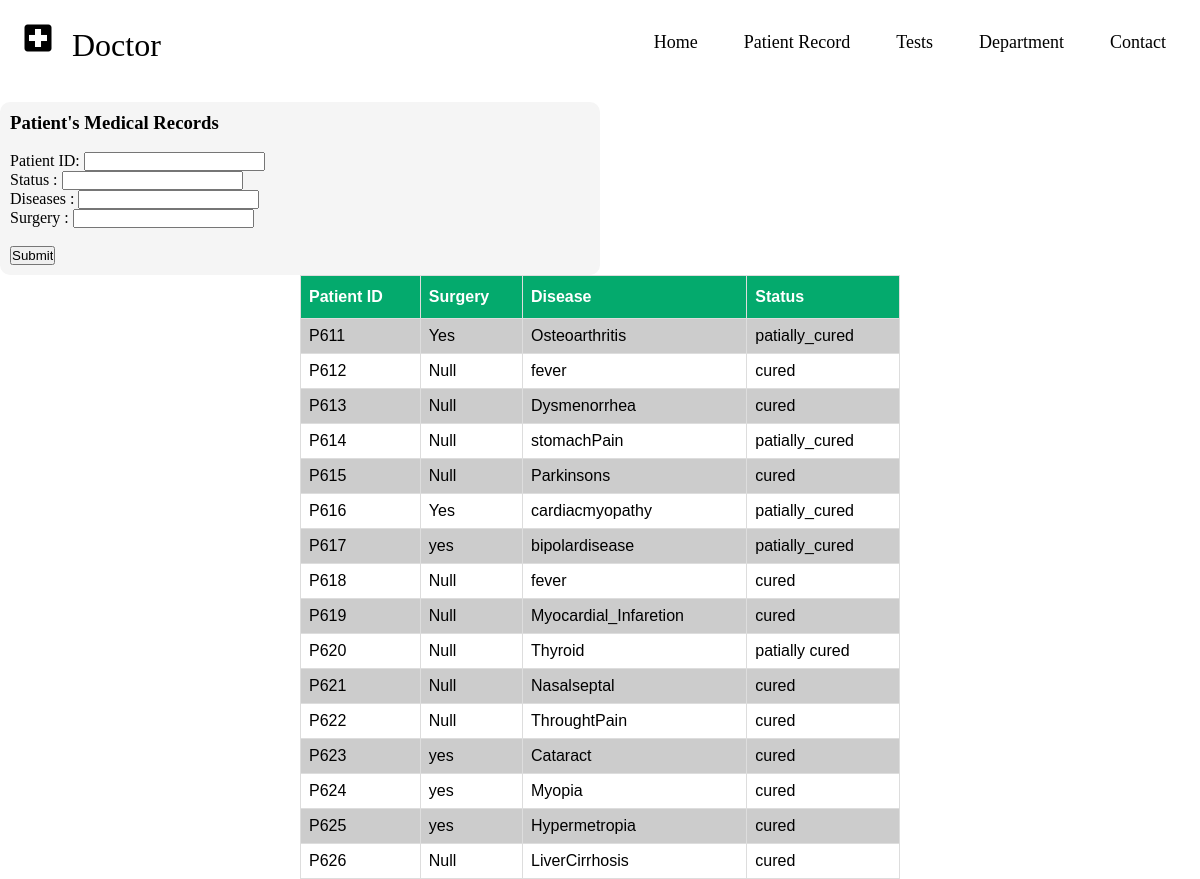
The page /PMS/doctor/doctor_medical_rec.php on the database its author committed.
### tables this page shows
CREATE TABLE `medical_history` (
  `P_ID` varchar(6) NOT NULL,
  `Surgery` varchar(5) DEFAULT NULL,
  `Disease` varchar(25) NOT NULL,
  `Status` varchar(15) NOT NULL
);

### PMS/doctor/doctor_medical_rec.php (the view, shortened to what this page needs)
<?php
  include 'doctor_config.php';
?>
<!DOCTYPE html>
<html lang="en">
 <head>
   <link rel="stylesheet" href="doctor.css" />
 </head>
 <body style="background-image: url('3.gif'); background-size: cover">
   <nav class="navbar">
     <div class="logo"><i class="material-icons" style="font-size:36px;">local_hospital</i>&nbsp;  Doctor</div>
     <ul class="nav-links">
       <div class="menu">
         <li><a href="../index.php">Home</a></li>
         <li><a href="doctor_medical_rec.php">Patient Record</a></li>
         <li><a href="doctor_test.php">Tests</a></li>
         <li class="services">
            <a href="doctor_d_dept.php">Department</a>
         <li><a href="doctor_contact.php">Contact</a></li>
   </nav><br>
   <div class="form-container" >
    <h3>Patient's Medical Records</h3><br>
    <form action="doctor_medical_rec.php" method="POST">
        <label for="P_ID">Patient ID: </label>
        <input type="text" id="P_ID" name="P_ID" value=""><br>
        <label for="Status">Status : </label>
        <input type="text" id="Status" name="Status" value=""><br>
        <label for="Disease">Diseases : </label>
        <input type="text" id="Disease" name="Disease" value=""><br>
        <label for="Surgery">Surgery : </label>
        <input type="text" id="Surgery" name="Surgery" value=""><br><br>
        <input  name="submit" type="submit" class="btn">
    </form>
   </div>
   <table class="table_content">
       <tr>
           <th>Patient ID</th>
           <th>Surgery</th>
           <th>Disease</th>
           <th>Status</th>
       </tr>
       <?php
  if(!isset($_POST['submit']))
  {
      $query="select * from medical_history";
    $data =mysqli_query($conn, $query);
    if (mysqli_num_rows($data)>0)
    {
    while($row=mysqli_fetch_array($data))
        { ?>
            <tr>
                <td><?php echo $row['P_ID']; ?></td>
                <td><?php echo $row['Surgery']; ?></td>
                <td><?php echo $row['Disease']; ?></td>
                <td><?php echo $row['Status']; ?></td>
            </tr>
<?php
        }
    }
    else{
?>
    <tr>
    <td>Records Not Found!</td>
    </tr>
<?php
        }
    }
    ?>
 </body>
</html>

### PMS/doctor/doctor.css (style rules this page uses)
* { margin: 0; padding: 0; box-sizing: border-box; }
body { font-family: cursive; }
a { text-decoration: none; }
li { list-style: none; }
.navbar { display: flex; align-items: center; justify-content: space-between; padding: 20px; background-color: #fff; color: black; }
.nav-links a { color: black; }
.logo { font-size: 32px; }
.menu { display: flex; gap: 1em; font-size: 18px; }
.menu li { padding: 5px 14px; }
.services { position: relative; }
.form-container { background-color: whitesmoke; position: center; color:black; padding: 10px; max-width: 50%; border-radius: 10px; position: relative; overflow: hidden }

### PMS/doctor/doctor_medical_rec.php (style rules this page uses)
.table_content { font-family: Arial, Helvetica, sans-serif; border-collapse: collapse; width: 50%; margin:auto; }
.table_content td, .table_content th { border: 1px solid #ddd; padding: 8px; }
.table_content tr:nth-child(even) { background-color: #ccc; }
.table_content tr:nth-child(odd) { background-color: #fff; }
.table_content th { padding-top: 12px; padding-bottom: 12px; text-align: left; background-color: #04AA6D; color: white; }

### rows shown on the page
medical_history: P_ID "P611", Surgery "Yes", Disease "Osteoarthritis", Status "patially_cured"
medical_history: P_ID "P612", Surgery "Null", Disease "fever", Status "cured"
medical_history: P_ID "P613", Surgery "Null", Disease "Dysmenorrhea", Status "cured"
medical_history: P_ID "P614", Surgery "Null", Disease "stomachPain", Status "patially_cured"
medical_history: P_ID "P615", Surgery "Null", Disease "Parkinsons", Status "cured"
medical_history: P_ID "P616", Surgery "Yes", Disease "cardiacmyopathy", Status "patially_cured"
medical_history: P_ID "P617", Surgery "yes", Disease "bipolardisease", Status "patially_cured"
medical_history: P_ID "P618", Surgery "Null", Disease "fever", Status "cured"
medical_history: P_ID "P619", Surgery "Null", Disease "Myocardial_Infaretion", Status "cured"
medical_history: P_ID "P620", Surgery "Null", Disease "Thyroid", Status "patially cured"
medical_history: P_ID "P621", Surgery "Null", Disease "Nasalseptal", Status "cured"
medical_history: P_ID "P622", Surgery "Null", Disease "ThroughtPain", Status "cured"
medical_history: P_ID "P623", Surgery "yes", Disease "Cataract", Status "cured"
medical_history: P_ID "P624", Surgery "yes", Disease "Myopia", Status "cured"
medical_history: P_ID "P625", Surgery "yes", Disease "Hypermetropia", Status "cured"
medical_history: P_ID "P626", Surgery "Null", Disease "LiverCirrhosis", Status "cured"
